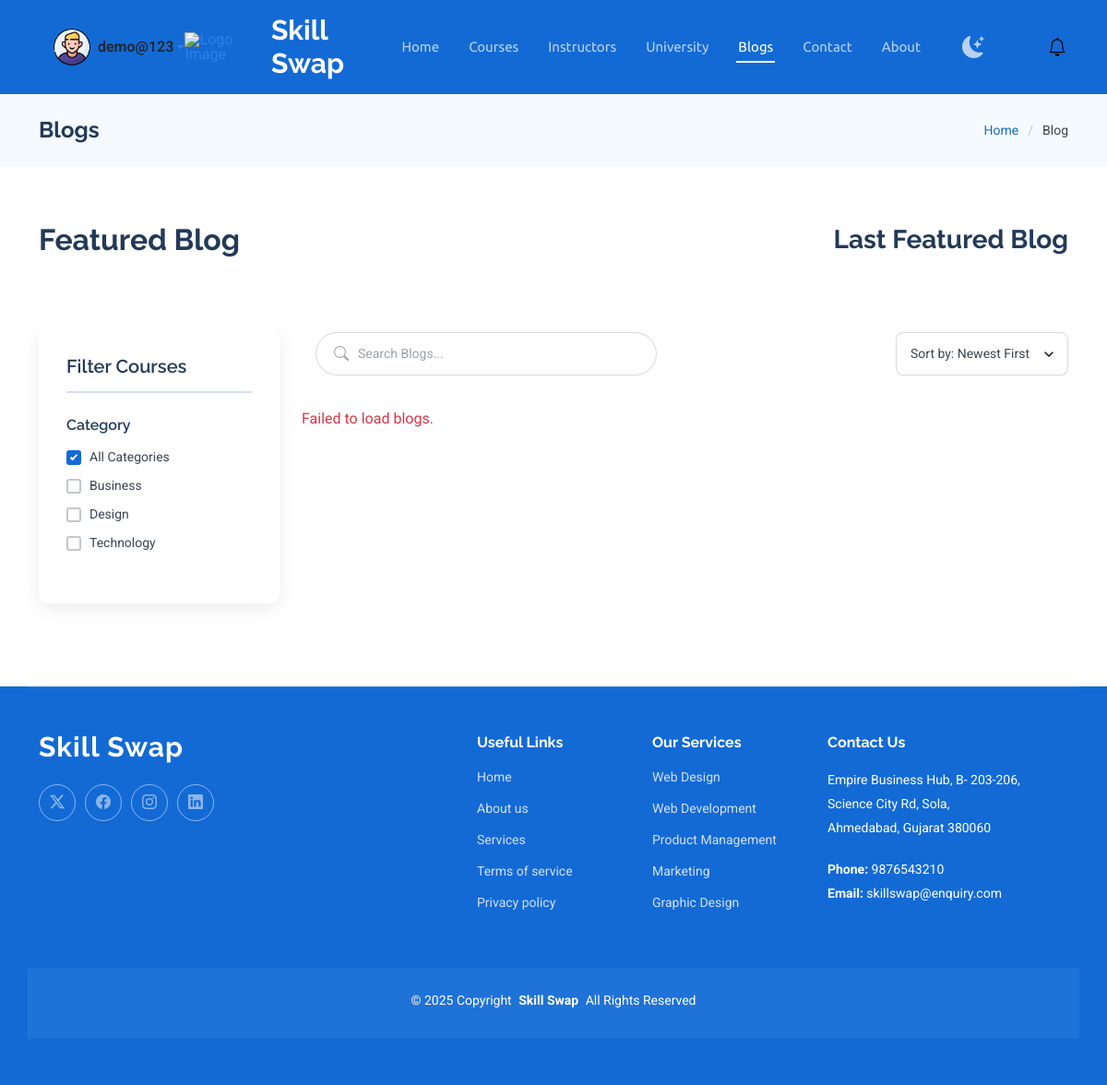
/blogs/ (signed in), run on the app's committed database.
### apps/accounts/models.py (models this page shows, shortened)
class User(models.Model):
    class Meta:
        ordering = ['-created_at']
        db_table = 'userprofile'
    YEAR_CHOICES = (
        ('1','First Year'),
        ('2','Second Year'),
        ('3','Third Year'),
        ('4','Fourth Year'),
    )
    GENDER_CHOICES = (
        ('M' , 'Male'),
        ('F' , 'Female'),
        ('O' , 'Other'),
    )
    username = models.CharField(max_length=25,unique=True)
    first_name = models.CharField(max_length=20)
    last_name = models.CharField(max_length=20)
    gender = models.CharField(max_length=10,choices=GENDER_CHOICES)
    profile_pic = models.ImageField(upload_to=profile_images , blank=True , null=True)
    university_name = models.ForeignKey(University,on_delete=models.SET_NULL,null=True)
    personal_email = models.EmailField(unique=True,help_text="Use Your Personal Email Address")
    department = models.ForeignKey(Department,on_delete=models.SET_NULL,null=True,related_name='students')
    branch = models.ForeignKey(Branch,on_delete=models.SET_NULL,null=True,related_name='students')
    skills = models.ManyToManyField("category_skills.Skills" , blank=True , related_name="users")
    year = models.CharField(max_length=20,choices=YEAR_CHOICES)
    bio = models.TextField(max_length=250,blank=True,help_text="Tell Others About Yourself")
    current_password = models.CharField(max_length = 128)
    previous_password = models.CharField(max_length = 128,blank=True,null=True)
    created_at = models.DateTimeField(auto_now_add=True)
    updated_at = models.DateTimeField(auto_now=True)

### apps/category_skills/models.py (models this page shows, shortened)
class SkillsCategory(models.Model):
    class Meta:
        ordering = ['name']
        db_table = 'category'
        verbose_name_plural = "Skill Categories"
    name = models.CharField(max_length=25,unique=True)
    description = models.TextField(max_length=999,help_text="Enter Description For Particular Course")
    icon_class = models.CharField(max_length=50,blank=True,null=True)
    image = models.ImageField(upload_to='category/' , blank=True , null=True)
    created_at = models.DateTimeField(auto_now_add=True)
    updated_at = models.DateTimeField(auto_now=True)

### apps/blog/views.py (the view)
# urls.py: path('blogs/' ,views.BlogView , name="blogs"),
def BlogView(request):
    blogs = Blog.objects.filter(is_published=True).select_related("author")
    custom_user = request.session.get("user_id")
    if custom_user:
        blogs = blogs.exclude(author=custom_user)
    categories = SkillsCategory.objects.all().order_by("name")
    return render(request, "blog/blog.html", {"blogs": blogs, "categories": categories})

### apps/accounts/context_processors.py (called while the page is built)
def custom_user(request):
    user_obj = None
    if request.session.get("user_id"):
        try:
            user_obj = User.objects.get(id=request.session["user_id"])
        except User.DoesNotExist:
            pass
    return {"custom_user": user_obj}

### templates/blog/blog.html (shortened to what this page needs)
{% extends "layout/base.html" %}
{% load static %}
{% block custom_css %}
<link href="{% static 'assets/css/blog.css' %}" rel="stylesheet">
{% endblock %}
{% block mainsection %}
<div class="page-title light-background">
  <div class="container d-lg-flex justify-content-between align-items-center">
    <h1 class="mb-2 mb-lg-0">Blogs</h1>
    <nav class="breadcrumbs">
      <ol>
        <li><a href="{% url 'core:home' %}">Home</a></li>
        <li class="current">Blog</li>
      </ol>
    </nav>
  </div>
</div>
<section id="blog-hero" class="blog-hero section">
  <div class="container" data-aos="fade-up" data-aos-delay="100">
    <div class="d-flex justify-content-between align-items-center mb-3">
      <h2 class="fw-bold mb-0">Featured Blog</h2>
      <h3 class="fw-bold mb-0">Last Featured Blog</h3>
    </div>
  </div>
</section>
<section id="courses-2" class="courses-2 section">
  <div class="container" data-aos="fade-up" data-aos-delay="100">
    <div class="row">
      <div class="col-lg-3">
        <div class="course-filters" data-aos="fade-right" data-aos-delay="100">
          <h4 class="filter-title">Filter Courses</h4>
          <div class="filter-group">
            <h5>Category</h5>
            <div class="filter-options">
              <label class="filter-checkbox">
                <span class="checkmark"></span>
                All Categories
              </label>
              {% for category in categories %}
              <label class="filter-checkbox">
                <span class="checkmark"></span>
                {{ category.name }}
              </label>
              {% endfor %}
            </div>
          </div>
        </div>
      </div>
      <div class="col-lg-9">
        <div class="courses-header" data-aos="fade-left" data-aos-delay="100">
          <div class="search-box">
            <i class="bi bi-search"></i>
            <input type="text" id="searchInput" placeholder="Search Blogs...">
          </div>
          <div class="sort-dropdown">
            <select>
              <option>Sort by: Newest First</option>
            </select>
          </div>
        </div>
        <div id="blogsWrapper">
          <section id="blog-posts" class="blog-posts section pt-0">
          </section>
        </div>
      </div>
    </div>
  </div>
</section>
{% endblock %}

### templates/include/header.html (shortened to what this page needs)
{% load static %}
<header id="header" class="header d-flex align-items-center sticky-top">
  <div
    class="container-fluid container-xl position-relative d-flex align-items-center"
  >
    <a
      href="{% url 'core:home' %}"
      class="logo d-flex align-items-center me-auto"
    >
      <img src="{% static 'assets/img/logo.png' %}" alt="Logo Image" />
      <h1 class="sitename">Skill Swap</h1>
    </a>
    <nav id="navmenu" class="navmenu">
      <ul>
        <li><a href="{% url 'core:home' %}" class="{% if request.resolver_match.url_name == 'home' %} active {% endif %}">Home</a></li>
        <li><a href="{% url 'category_skills:courses' %}" class="{% if request.resolver_match.url_name == 'courses' %} active {% endif %}">Courses</a></li>
        <li><a href="{% url 'category_skills:instructors' %}" class="{% if request.resolver_match.url_name == 'instructors' %} active {% endif %}">Instructors</a></li>
        <li><a href="{% url 'university:university' %}" class="{% if request.resolver_match.url_name == 'university' %} active {% endif %}">University</a></li>
        <li><a href="{% url 'blog:blogs' %}" class="{% if request.resolver_match.url_name == 'blogs' %} active {% endif %}">Blogs</a></li>
        <li><a href="{% url 'core:contact' %}" class="{% if request.resolver_match.url_name == 'contact' %} active {% endif %}">Contact</a></li>
        <li><a href="{% url 'core:about' %}" class="{% if request.resolver_match.url_name == 'about' %} active {% endif %}">About</a></li>
        <li class="ms-2">
          <a class="nav-link theme-toggle me-3" id="theme-toggle" title="Toggle theme" href="#">
            <i class="bi bi-moon-stars-fill fs-4"></i>
          </a>
        </li>
        {% if custom_user %}
        <li class="ms-3">
          <div class="position-relative">
            <a href="#" class="text-decoration-none" id="notificationBell" data-bs-toggle="dropdown" aria-expanded="false">
              <i class="bi bi-bell fs-5"></i>
            </a>
          </div>
        </li>
        {% endif %}
      </ul>
    </nav>
    {% if custom_user %}
    <div class="dropdown ms-3">
      <a class="d-flex align-items-center text-decoration-none dropdown-toggle"
         href="#"
         id="userDropdown"
         role="button"
         data-bs-toggle="dropdown"
         aria-expanded="false">
        {% if custom_user.profile_pic %}
          <img src="{{ custom_user.profile_pic.url }}" alt="Profile Picture"
               class="rounded-circle me-2"
               style="width: 40px; height: 40px; object-fit: cover;" />
        {% else %}
          <img src="{% static 'assets/img/default-avatar.webp' %}" alt="Default Avatar"
               class="rounded-circle me-2"
               style="width: 40px; height: 40px; object-fit: cover;" />
        {% endif %}
        <span class="fw-semibold text-dark">{{ custom_user.username }}</span>
      </a>
    </div>
    {% else %}
      <a class="btn-getstarted" data-bs-toggle="modal" data-bs-target="#openloginModal" href="">Login</a>
    {% endif %}
  </div>
</header>

### static/assets/css/blog.css (style rules this page uses)
.courses-header { display: flex; justify-content: space-between; align-items: center; margin-bottom: 20px; gap: 15px; flex-wrap: wrap; }
.search-box { flex: 1; display: flex; align-items: center; border-radius: 25px; padding: 5px 15px; background: #fff; }
.search-box i { margin-right: 8px; margin-left: 20px; color: #555; }
.search-box input { border: none; outline: none; flex: 1; font-size: 15px; }
.sort-dropdown select { border: 1px solid #ccc; border-radius: 5px; padding: 6px 12px; background: #fff; font-size: 15px; }
.course-filters { position: sticky; top: 100px; }
#blog-hero { margin-bottom: 0 !important; }
#courses-2 { padding-top: 0 !important; margin-top: 0 !important; }

### data on the page
User: profile_pic (picture), username "demo@123"
SkillsCategory: name "Business"
SkillsCategory: name "Design"
SkillsCategory: name "Technology"
